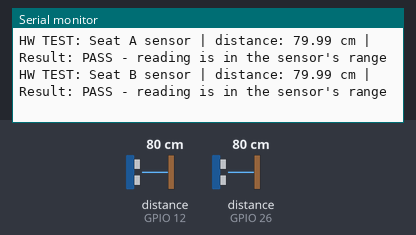
A sketch run on a simulated ESP32. Shown: the last lines printed to the serial monitor. Wiring (inferred from the names in the program): 2 × ultrasonic range finder: trigger GPIO 13, echo GPIO 12 / trigger GPIO 27, echo GPIO 26. The test bench sets the inputs (shaded band); at power-on: distance to the obstacle (sensors on GPIO 12, GPIO 26) 80 cm. The echo pulse lasts 58.3 µs per cm.

Above: at 1.8 s.
1.9 s: distance to the obstacle (sensor on GPIO 12) set to 2 cm
At 3.11 s:
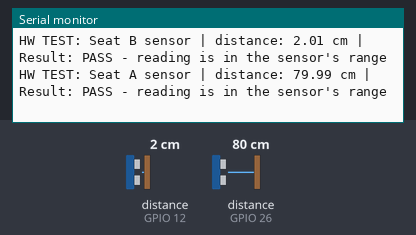
3.4 s: distance to the obstacle (sensor on GPIO 26) set to 2 cm
At 4.7 s:
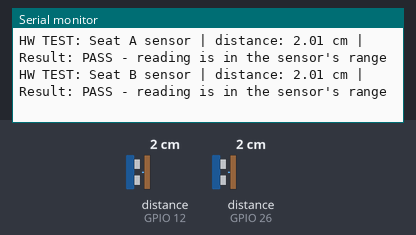
4.9 s: distance to the obstacle (sensor on GPIO 12) set to 4 cm
At 5.7 s:
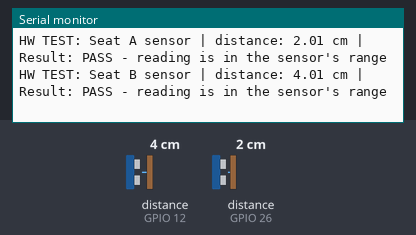
6.4 s: distance to the obstacle (sensor on GPIO 26) set to 4 cm
At 7.7 s:
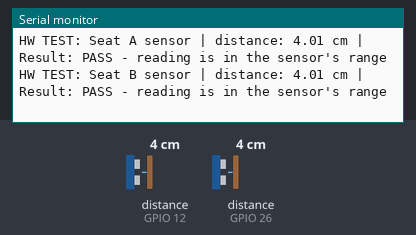
Timing chart, 0 to 8.9 s (numbered marks = the images above; inputs shaded):
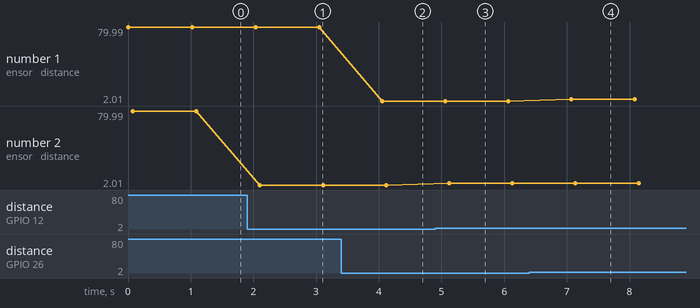

The sketch:

HW_Ultrasonic_Test.ino
```cpp
// ---------------------------------------------------------------
// HW unit test: HC-SR04 ultrasonic distance sensors
//
// Checks that both sensors respond and report a plausible distance.
// Prints PASS or FAIL once per second for each sensor.
//
// How to run:
//   1. Tools -> Board -> DOIT ESP32 DEVKIT V1, and select the port
//   2. Upload (hold BOOT if the upload does not start)
//   3. Tools -> Serial Monitor, speed 115200
//   4. Move your hand toward and away from each sensor
//
// Expected result: both sensors print PASS, and the distance follows
// your hand. Hold a flat object at a measured 20 cm to check accuracy.
// ---------------------------------------------------------------

const int TRIG_A = 27;
const int ECHO_A = 26;
const int TRIG_B = 13;
const int ECHO_B = 12;

float readDistance(int trigPin, int echoPin) {
  digitalWrite(trigPin, LOW);  delayMicroseconds(2);
  digitalWrite(trigPin, HIGH); delayMicroseconds(10);
  digitalWrite(trigPin, LOW);
  long duration = pulseIn(echoPin, HIGH, 30000);
  return duration * 0.0343 / 2.0;
}

void report(const char* name, float cm) {
  Serial.print("HW TEST: ");
  Serial.print(name);
  Serial.print(" | distance: ");
  if (cm <= 0) {
    Serial.println("no echo | Result: FAIL - check wiring and power");
    return;
  }
  Serial.print(cm);
  Serial.print(" cm | Result: ");
  if (cm > 2 && cm < 400) Serial.println("PASS - reading is in the sensor's range");
  else Serial.println("FAIL - reading outside the sensor's range");
}

void setup() {
  Serial.begin(115200);
  pinMode(TRIG_A, OUTPUT); pinMode(ECHO_A, INPUT);
  pinMode(TRIG_B, OUTPUT); pinMode(ECHO_B, INPUT);
  Serial.println("HW TEST: HC-SR04 ultrasonic distance sensors");
}

void loop() {
  report("Seat A sensor", readDistance(TRIG_A, ECHO_A));
  delay(60);
  report("Seat B sensor", readDistance(TRIG_B, ECHO_B));
  delay(940);
}
```

Measured:
- after the input at 1.9 s, the serial monitor: prints a new line after 0.20 s (image 1)
- after the input at 3.4 s, the serial monitor: prints a new line after 0.65 s (image 2)
- after the input at 4.9 s, the serial monitor: prints a new line after 0.22 s (image 3)
- after the input at 6.4 s, the serial monitor: prints a new line after 0.67 s (image 4)
- plotted number 2: 79.99 → 2.01 after the input at 1.9 s, 2.01 → 4.01 after the input at 4.9 s
